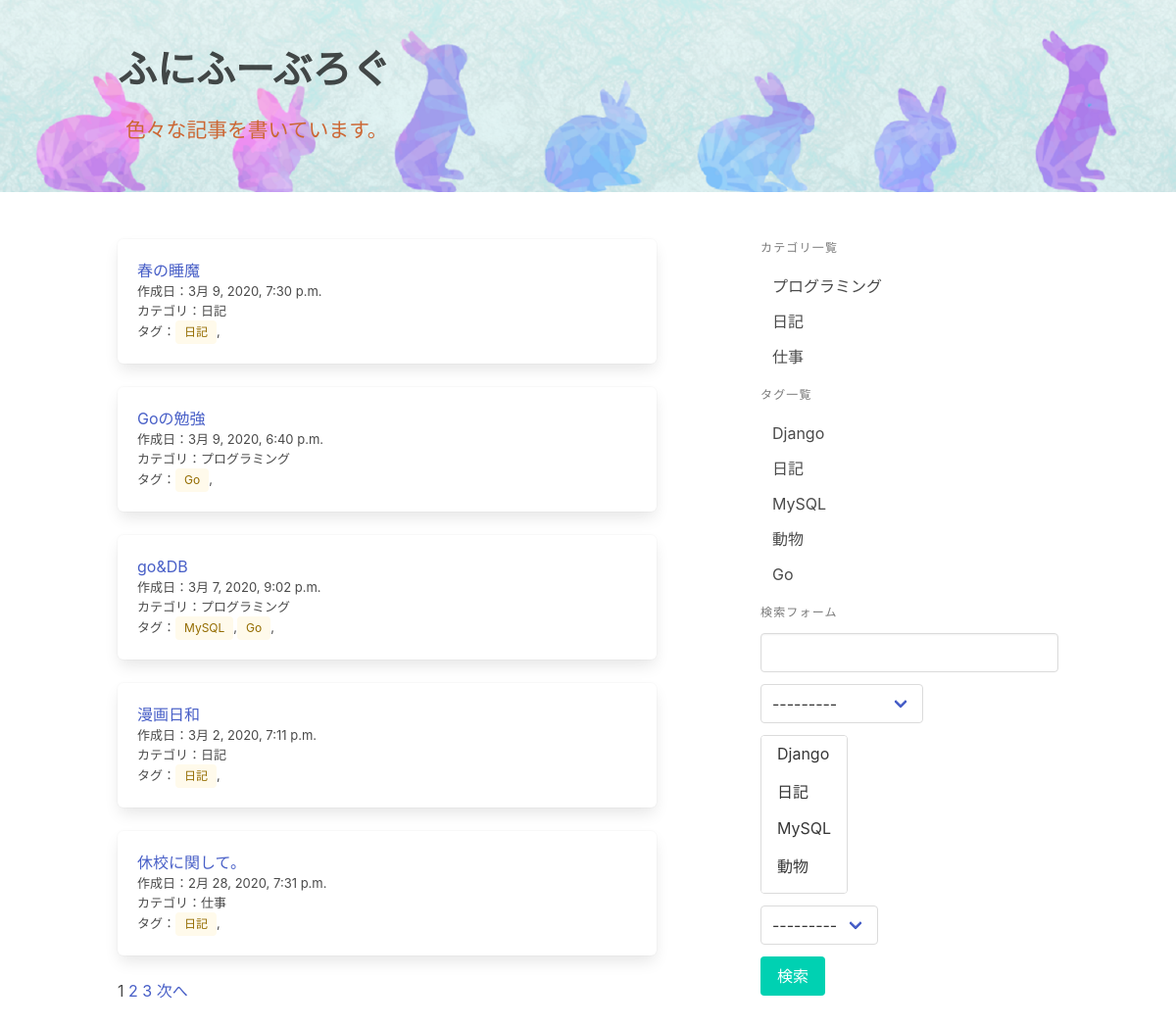
Before: / with the older database file.
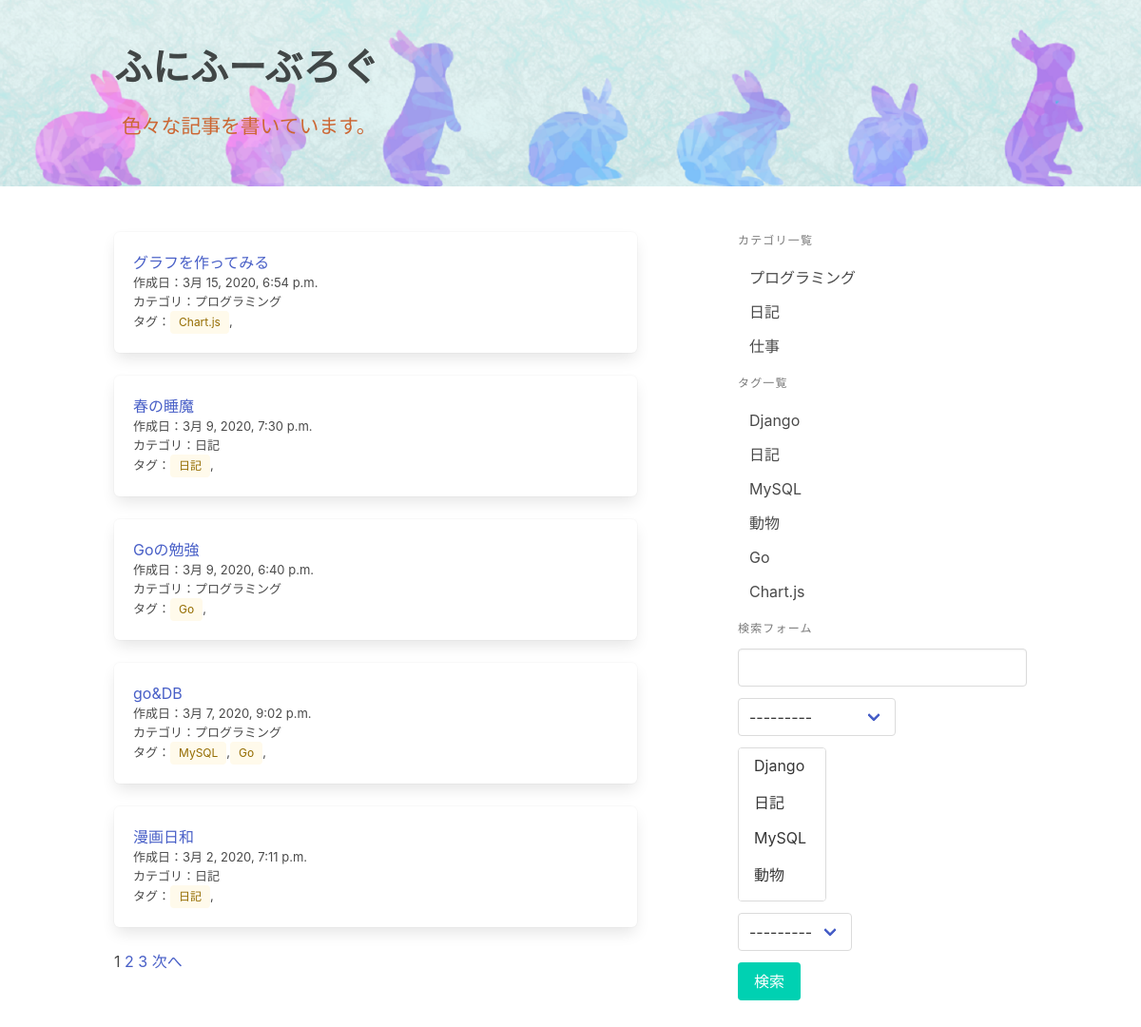
After: the same page with the newer database file.
### blog/models.py (models this page shows, shortened)
class Post(models.Model):
    photo = models.ImageField('画像', blank=True)
    title = models.CharField('タイトル', max_length=32)
    text = models.TextField('本文')
    category = models.ForeignKey(Category, on_delete=models.PROTECT, verbose_name='カテゴリ')
    tags = models.ManyToManyField(Tag, verbose_name='タグ', blank=True)
    writer = models.ForeignKey(settings.AUTH_USER_MODEL, on_delete=models.PROTECT, verbose_name='投稿者')
    created_at = models.DateTimeField('作成日', auto_now_add=True)
    updated_at = models.DateTimeField('更新日', auto_now=True)

class Category(models.Model):
    name = models.CharField('カテゴリ名', max_length=255, unique=True)
    def __str__(self):
        return self.name

class Tag(models.Model):
    name = models.CharField('タグ名', max_length=255, unique=True)
    def __str__(self):
        return self.name

### blog/views.py (the view, shortened to what this page needs)
# urls.py: path('', views.PostList.as_view(), name='post_list'),
class PostList(generic.ListView):
    model = Post
    ordering = '-created_at'
    paginate_by = 5
    def get_queryset(self):
        queryset = super().get_queryset()
        form = PostSearchForm(self.request.GET or None)
        return queryset

### blog/forms.py
class PostSearchForm(forms.Form):
    key_word = forms.CharField(
        label='キーワード', required=False,
        widget=forms.TextInput(attrs={'class': 'input'})
    )
    category = forms.ModelChoiceField(
        label='カテゴリの選択', required=False,
        queryset=Category.objects.all(),
    )
    tags = forms.ModelMultipleChoiceField(
        label='タグの選択', required=False,
        queryset=Tag.objects.all(),
    )
    user = forms.ModelChoiceField(
        label='投稿者', required=False,
        queryset=User.objects.all(),
    )

### blog/templatetags/blog.py (called while the page is built)
@register.inclusion_tag('blog/category_and_tag_list.html')
def create_category_and_tag_list():
    return {
        'category_list': Category.objects.all(),
        'tag_list': Tag.objects.all(),
    }

@register.inclusion_tag('blog/search_form.html')
def create_search_form(request):
    form = PostSearchForm(request.GET or None)
    return {'form': form}

@register.simple_tag
def url_replace(request, field, value):
    url_dict = request.GET.copy()
    url_dict[field] = str(value)
    return url_dict.urlencode()

### blog/templates/blog/post_list.html (shortened to what this page needs)
{% extends 'blog/base.html' %}
{% load blog %}
{% block content %}
  {% for post in post_list %}
      <article class="box">
          <h1> <a href="{% url 'blog:post_detail' post.pk %}">{{post.title}}</a> </h1>
          <p class="small">作成日：{{post.created_at}}</p>
          <p class="small">カテゴリ：{{post.category}}</p>
          <p class="small">タグ：{% for tag in post.tags.all %}<span class="tag is-warning is-light">{{tag}}</span>,{% endfor %}</p>
      </article>
   {% endfor %}
   {% for num in page_obj.paginator.page_range %}
      {% if page_obj.number == num %}
        <span>{{num}}</span>
      {% else %}
        <a href="?{% url_replace request 'page' num %}">{{num}}</a>
      {% endif %}
   {% endfor %}
   {% if page_obj.has_next %}
      <a href="?{% url_replace request 'page' page_obj.next_page_number %}">次へ</a>
   {% endif %}
{% endblock %}

### blog/templates/blog/category_and_tag_list.html
<p class="menu-label">カテゴリ一覧</p>
<ul class="menu-list">
  {% for category in category_list %}
    <li> <a href="{% url 'blog:post_category_list' category.pk %}">{{category}}</a> </li>
  {% endfor %}
</ul>
<p class="menu-label">タグ一覧</p>
<ul class="menu-list">
  {% for tag in tag_list %}
    <li> <a href="{% url 'blog:post_tag_list' tag.pk %}">{{tag}}</a> </li>
  {% endfor %}
</ul>

Changed rows visible on the page:
no longer on this page (row unchanged): Post: title "休校に関して。", created_at "2月 28, 2020, 7:31 p.m.", category "仕事", Tag (name "日記")
added Post: title "グラフを作ってみる", created_at "3月 15, 2020, 6:54 p.m.", category "プログラミング"
added Tag: name "Chart.js"
